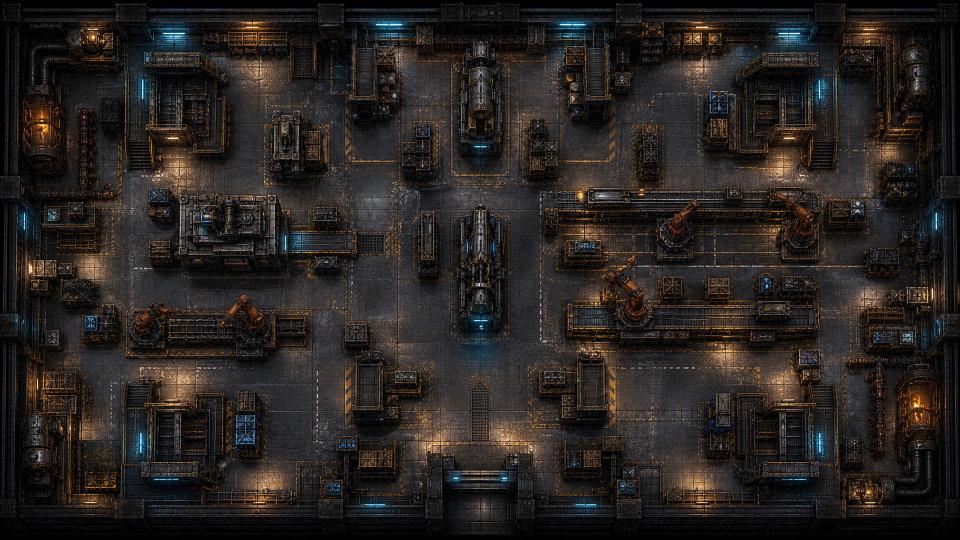
#> input picture assets/maps/city_industrial_factory_floor.png, 1920 x 1080 px (shown at 1/2 size)
$ python package_industry258.py
#> lines starting #> are read from the running program, lines starting #| are printed output that depends on the picture
"""Visible industrial family delivery; original art versus true native top-down view."""
from pathlib import Path
from PIL import Image,ImageOps,ImageDraw,ImageChops
from environment_library import ROOT,LAB

def main():
 out=LAB/'generated/phase2/factory257'
 canvas=Image.new('RGB',(1920,1080),(7,15,22));draw=ImageDraw.Draw(canvas)
#> after `canvas = Image.new('RGB', (1920, 1080), (7, 15, 22))`:
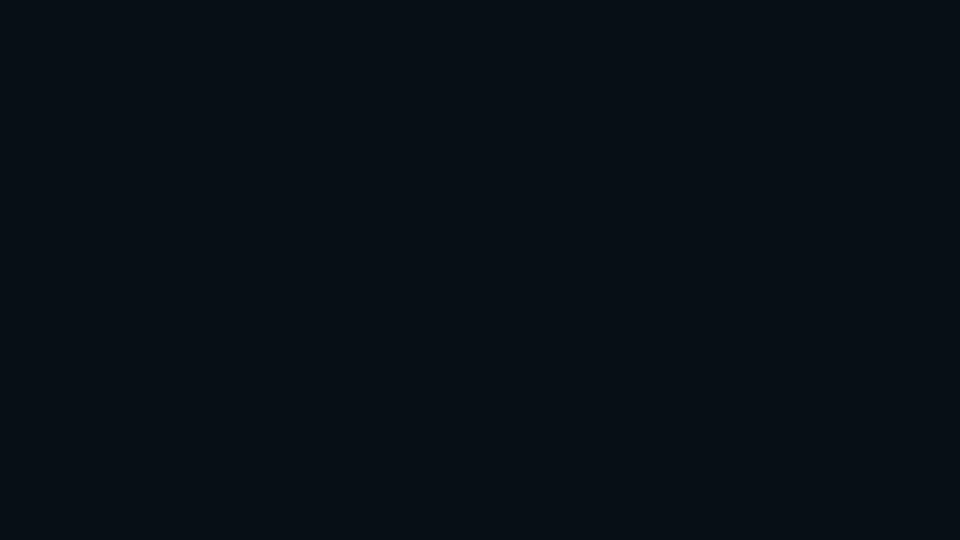
#> canvas: PIL image 1920x1080 RGB (shown at 1/2 size); mean R, G, B 7, 15, 22
 original=Image.open(ROOT/'assets/maps/city_industrial_factory_floor.png').convert('RGB')
 # Compare in the same40x28 coordinate rectangle as the original tactical grid.
 original=original.resize((1200,840))
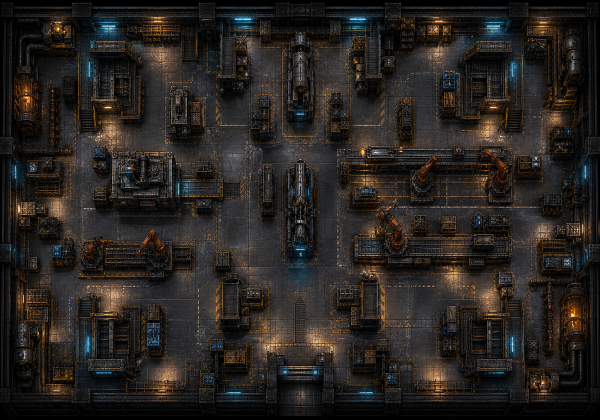
#> original: PIL image 1200x840 RGB (shown at 1/2 size); mean R, G, B 40, 35.7, 32.6
#> (the run stopped early here; a loop or call above may not have finished)
